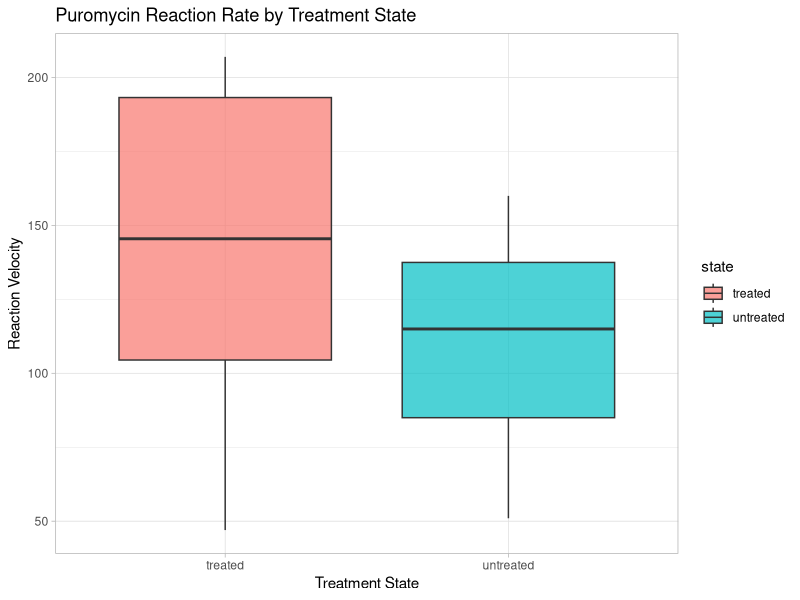
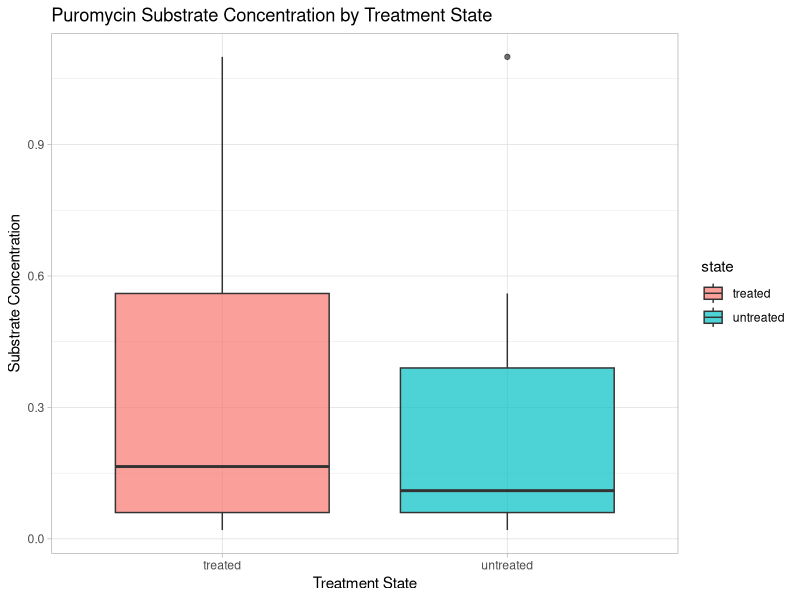
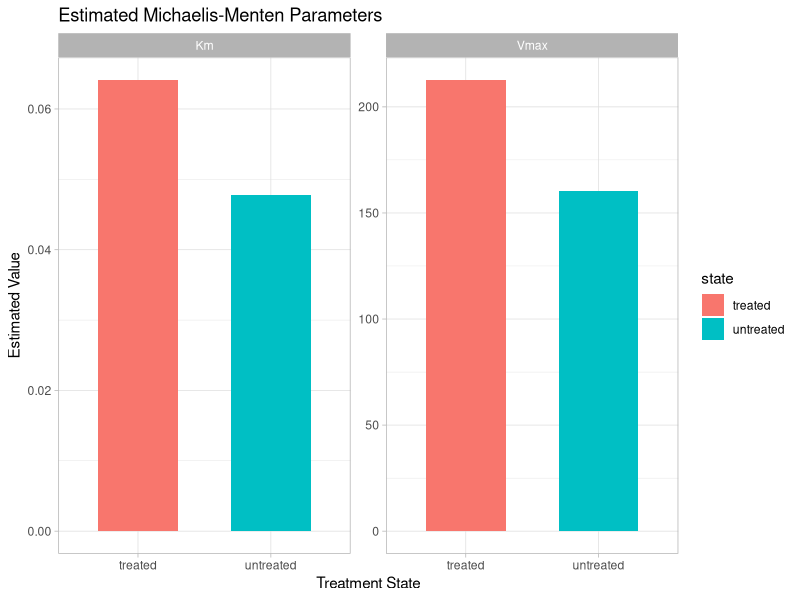
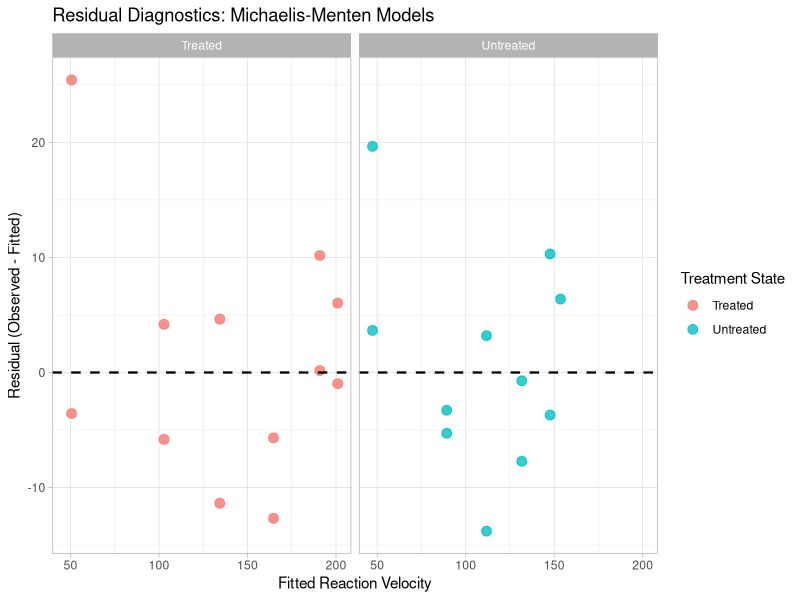
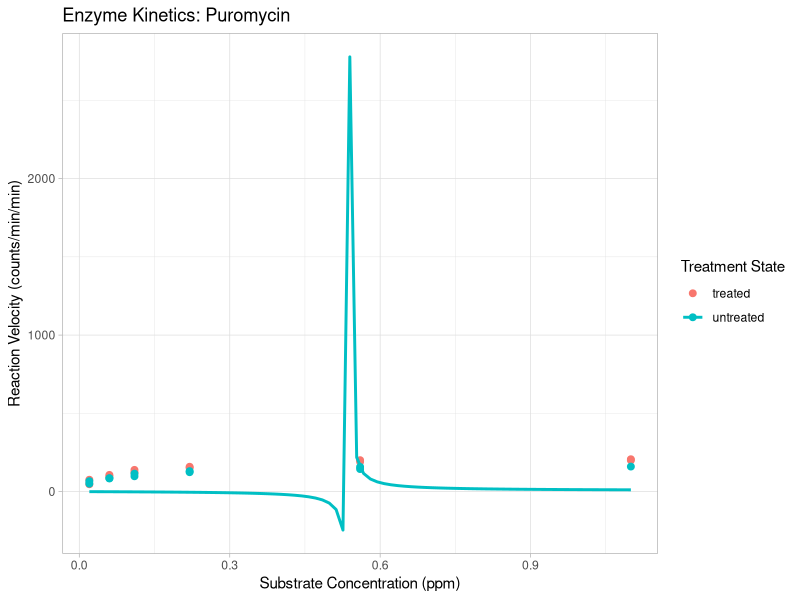
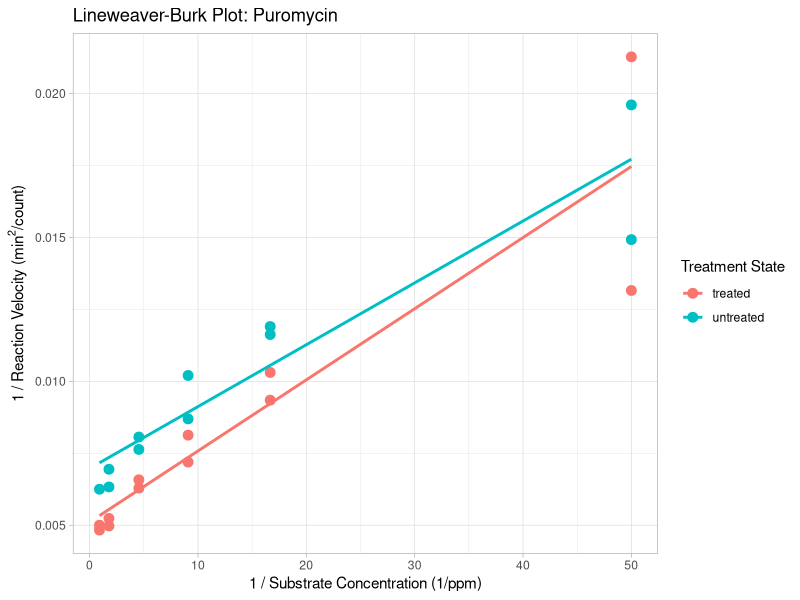
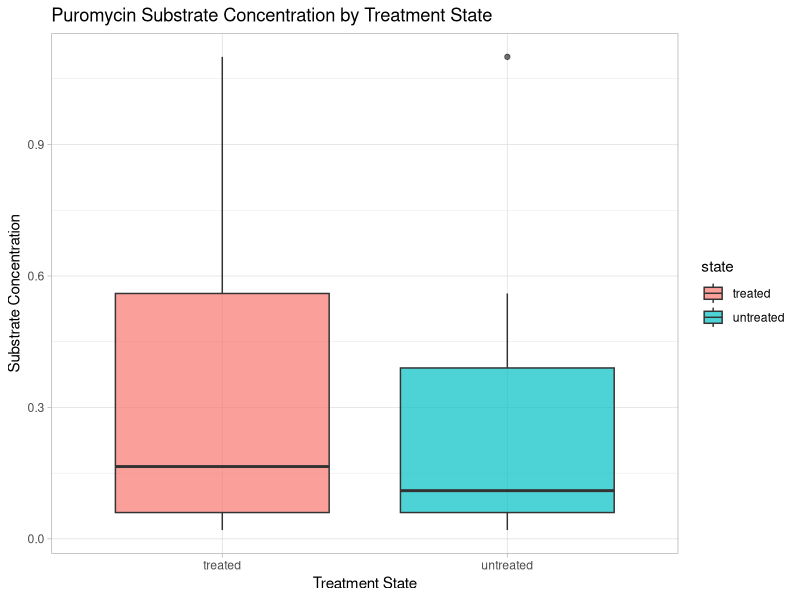
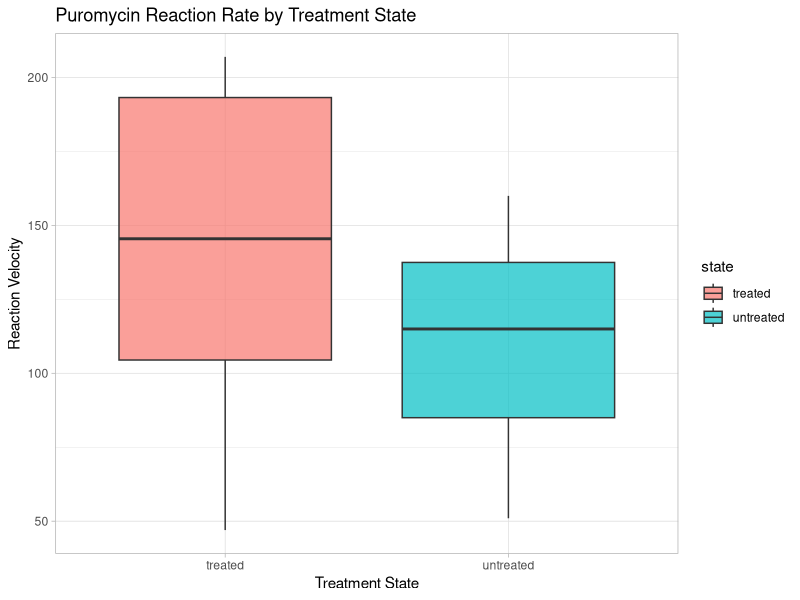

The R source for these figures, in order:
# Enzyme Kinetics Analysis: Puromycin

# 1. Installation & Setup

# install.packages(c("ggplot2", "dplyr", "tibble"))
library(ggplot2)
library(dplyr)
library(tibble)

# Load built-in dataset
data("Puromycin")

# 2. Michaelis-Menten Plot (Nonlinear Regression)
plot_mm <- ggplot(data = Puromycin, mapping = aes(x = conc, y = rate, color = state)) +
geom_point(size = 2) + geom_smooth(method = "nls", formula = y ~ (Vmax * x) / (Km + x), 
start = list(Vmax = 200, Km = 0.1), se = FALSE) + theme_light() + labs(title = "Enzyme Kinetics: Puromycin", 
x = "Substrate Concentration (ppm)", y = "Reaction Velocity (counts/min/min)", color = "Treatment State")

# Save Michaelis-Menten plot
ggsave("puromycin_michaelis_menten.png", plot = plot_mm, width = 7, height = 5, dpi = 300)

# 3. Lineweaver-Burk Plot
plot_lb <- ggplot(Puromycin,aes(x = 1 / conc, y = 1 / rate, color = state)) + geom_point(size = 3) + geom_smooth(method = "lm", se = FALSE) + theme_light() + 
labs( title = "Lineweaver-Burk Plot: Puromycin", x = "1 / Substrate Concentration (1/ppm)", y = expression("1 / Reaction Velocity (min"^2*"/count)"), 
color = "Treatment State")
# Save Lineweaver-Burk plot
ggsave("puromycin_lineweaver_burk.png", plot = plot_lb, width = 7, height = 5, dpi = 300)

# 4. Statistical Summary & Quantile Analysis
# Calculate Means and Standard Deviations
untreated_mean <- Puromycin %>% filter(state == "untreated") %>% pull(conc) %>% mean(na.rm = TRUE)
untreated_sd <- Puromycin %>% filter(state == "untreated") %>% pull(conc) %>% sd(na.rm = TRUE)

treated_mean <- Puromycin %>% filter(state == "treated") %>% pull(conc) %>% mean(na.rm = TRUE)
treated_sd <- Puromycin %>% filter(state == "treated") %>% pull(conc) %>% sd(na.rm = TRUE)

untreated_mean_rate <- Puromycin %>% filter(state == "untreated") %>% pull(rate) %>% mean(na.rm = TRUE)
untreated_sd_rate <- Puromycin %>% filter(state == "untreated") %>% pull(rate) %>% sd(na.rm = TRUE)

treated_mean_rate <- Puromycin %>% filter(state == "treated") %>% pull(rate) %>% mean(na.rm = TRUE)
treated_sd_rate <- Puromycin %>% filter(state == "treated") %>% pull(rate) %>% sd(na.rm = TRUE)

# 5. Boxplot for Rate & Concentration
plot_conc_box <- ggplot(Puromycin, aes(x = state, y = conc, fill = state)) + geom_boxplot(alpha = 0.7) + 
theme_light() + labs(title = "Puromycin Substrate Concentration by Treatment State", x = "Treatment State", y = "Substrate Concentration")

ggsave("puromycin_conc_boxplot.png", plot = plot_conc_box, width = 7, height = 5, dpi = 300)

plot_rate_box <- ggplot(Puromycin, aes(x = state, y = rate, fill = state)) + geom_boxplot(alpha = 0.7) + theme_light() + 
labs(title = "Puromycin Reaction Rate by Treatment State", x = "Treatment State",y = "Reaction Velocity")

ggsave("puromycin_rate_boxplot.png", plot = plot_rate_box, width = 7, height = 5, dpi = 300)

plot_rate_box
plot_conc_box

# 6. Estimate Vmax and Km
treated_model <- nls(rate ~ (Vmax * conc) / (Km + conc), data = filter(Puromycin, state == "treated"), start = list(Vmax = 200, Km = 0.1))
untreated_model <- nls(rate ~ (Vmax * conc) / (Km + conc), data = filter(Puromycin, state == "untreated"), start = list(Vmax = 200, Km = 0.1))

# 95% confidence intervals for Vmax and Km
treated_ci <- confint(treated_model)
untreated_ci <- confint(untreated_model)

cat("\nTreated parameter confidence intervals:\n")
print(treated_ci)

cat("\nUntreated parameter confidence intervals:\n")
print(untreated_ci)

# Extract parameter estimates
treated_params <- coef(treated_model)
untreated_params <- coef(untreated_model)

treated_Km <- treated_params["Km"]
treated_Vmax <- treated_params["Vmax"]

untreated_Km <- untreated_params["Km"]
untreated_Vmax <- untreated_params["Vmax"]

cat("Untreated Km:", untreated_Km, "\n")
cat("Untreated Vmax:", untreated_Vmax, "\n")
cat("Treated Km:", treated_Km, "\n")
cat("Treated Vmax:", treated_Vmax, "\n")

# Create parameter comparison table
parameter_df <- tibble(state = c("treated", "untreated", "treated", "untreated"), parameter = c("Vmax", "Vmax", "Km", "Km"), value = c(treated_Vmax,
untreated_Vmax,treated_Km,untreated_Km))

# Plot parameter estimates
plot_parameters <- ggplot(parameter_df, aes(x = state, y = value, fill = state)) +
geom_col(width = 0.6) + facet_wrap(~parameter, scales = "free_y") + theme_light() + 
labs(title = "Estimated Michaelis-Menten Parameters", x = "Treatment State", y = "Estimated Value")

print(plot_parameters)

ggsave("puromycin_vmax_km_parameters.png", plot = plot_parameters, width = 7, height = 5, dpi = 300)

# 7. Residual Diagnostics
residual_df <- bind_rows(data.frame(fitted = fitted(treated_model), residuals = residuals(treated_model),
state = "Treated"), data.frame(fitted = fitted(untreated_model), residuals = residuals(untreated_model), state = "Untreated"))

plot_residuals <- ggplot(residual_df, aes(x = fitted, y = residuals, color = state)) + geom_point(size = 3, alpha = 0.8) + 
geom_hline(yintercept = 0, linetype = "dashed", linewidth = 0.8) + facet_wrap(~state) + theme_light() + labs(title = "Residual Diagnostics: Michaelis-Menten Models",
x = "Fitted Reaction Velocity", y = "Residual (Observed - Fitted)", color = "Treatment State")

print(plot_residuals)

ggsave("puromycin_residuals.png", plot = plot_residuals, width = 8, height = 5, dpi = 300)

# 8. Root Mean Square Error

treated_rmse <- sqrt(mean(residuals(treated_model)^2))
untreated_rmse <- sqrt(mean(residuals(untreated_model)^2))

cat("Treated RMSE:", treated_rmse, "\n")
cat("Untreated RMSE:", untreated_rmse, "\n")
